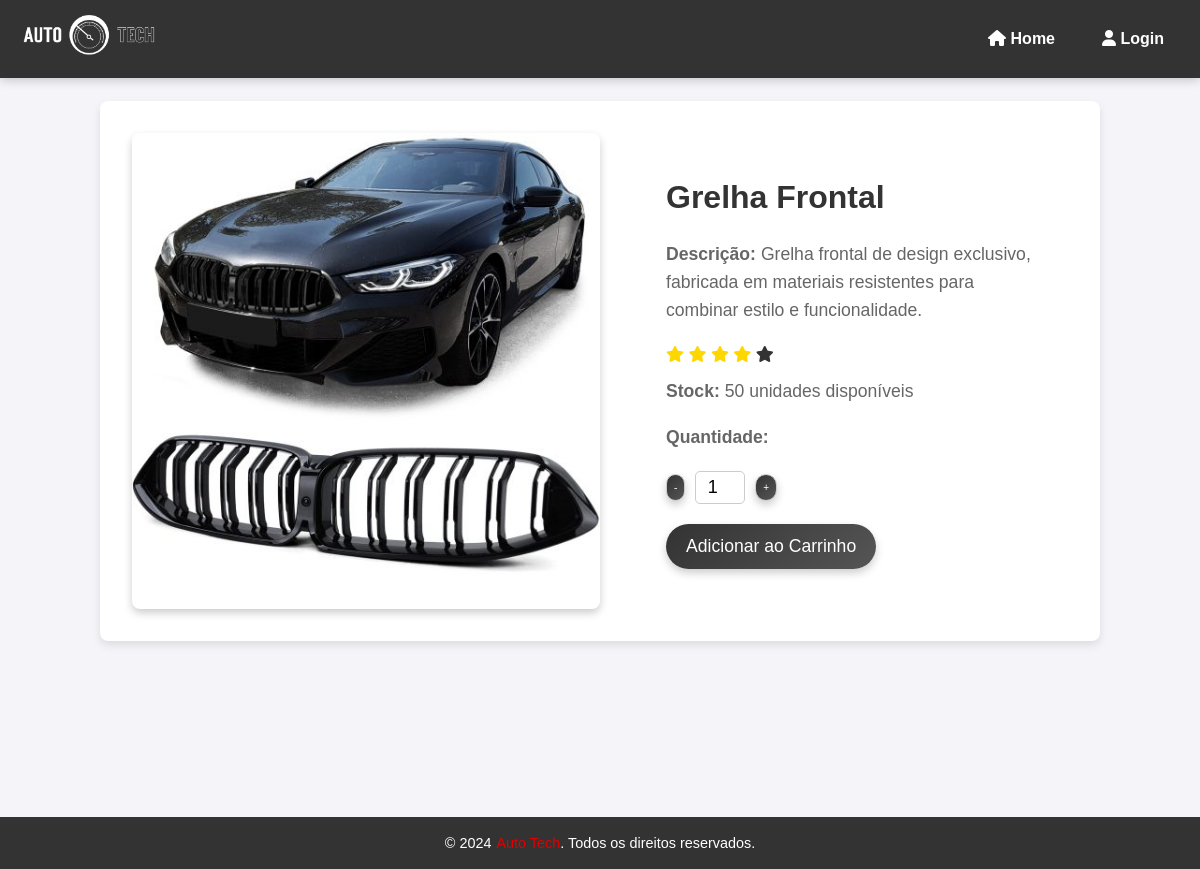
Screenshot of /produtos/Grelha Frontal with the database file from the repository.
### main.py (models this page shows)
class Produto(db.Model):
    id = db.Column(db.Integer, primary_key=True)
    nome = db.Column(db.String(64), nullable=False)
    preco = db.Column(db.Float, nullable=False)
    descricao = db.Column(db.String(255))
    stock = db.Column(db.Integer, nullable=False)
    rating = db.Column(db.Integer, nullable=False)

### main.py (the view)
@app.route('/produtos/<string:nome>')
def produto(nome):
    produto_encontrado = Produto.query.filter_by(nome=nome).first()
    if not produto_encontrado:
        return render_template('404.html', name="Produto Não Encontrado"), 404
    return render_template('product-single.html', produto=produto_encontrado, name=nome)

### templates/product-single.html (shortened to what this page needs)
{% extends 'core/base.html' %}
{% block main %}
<main>
    <section class="product-detail">
        <div class="product-image">
            <img src="{{ url_for('static', filename='images/' + produto.nome + '.png') }}" alt="{{ produto.nome }}" class="animated fadeInUp">
        </div>
        <div class="details">
            <h2 class="product-name animated fadeInUp">{{ produto.nome }}</h2>
            <p><strong>Descrição:</strong> {{ produto.descricao }}</p>
            <div class="rating">
                {% for i in range(1, 6) %}
                    <span class="fa fa-star {% if produto['rating'] >= i %}checked{% endif %}"></span>
                {% endfor %}
            </div>
            <p><strong>Stock:</strong> {{ produto.stock }} unidades disponíveis</p>
            <p><strong>Quantidade:</strong></p>
            <div class="quantity-selector">
                <button class="decrease">-</button>
                <input type="number" value="1" min="1" max="{{ produto.stock }}" id="quantity" class="quantity-input">
                <button class="increase">+</button>
            </div>
            <button class="add-to-cart animated fadeInUp">Adicionar ao Carrinho</button>
        </div>
    </section>
</main>
{% endblock %}

### static/css/style.css (style rules this page uses)
* { margin: 0; padding: 0; box-sizing: border-box; }
.checked { color: orange; }
button { background: linear-gradient(135deg, #333, #555); color: #fff; padding: 12px 20px; border: none; border-radius: 25px; cursor: pointer; font-size: 1em; transition: background-color 0.3s ease, transform 0.3s ease, box-shadow 0.3s ease; box-shadow: 0 4px 8px rgba(0, 0, 0, 0.2); }
.animated { animation-duration: 1s; animation-timing-function: ease-out; }
.fadeInUp { animation-name: fadeInUp; }
.product-detail { display: flex; justify-content: flex-start !important; align-items: flex-start; padding: 2em; background-color: #fff; border-radius: 8px; box-shadow: 0 4px 8px rgba(0, 0, 0, 0.1); margin: 2em auto; max-width: 1000px !important; width: 100% !important; position: flex; overflow: hidden; }
.product-image { width: 50%; margin-right: 50px; height: auto; border-radius: 8px; box-shadow: 0 4px 8px rgba(0, 0, 0, 0.2); object-fit: cover; }
.details { padding: 1em; max-width: 500px; text-align: left; z-index: 1; }
.product-name { font-size: 2.5em; margin-bottom: 10px; color: #333; }
.rating { margin: 10px 0; }
.checked { color: #FFD700; }
.add-to-cart { background-color: #28a745; color: white; padding: 12px 25px; border: none; border-radius: 5px; font-size: 18px; cursor: pointer; margin-top: 20px; transition: background-color 0.3s; }
.quantity-selector { display: flex; align-items: center; margin-top: 20px; }
.quantity-selector button { font-size: 10px; background-color: #f1f1f1; border: 1px solid #ccc; padding: 7px; cursor: pointer; }
.quantity-selector input { width: 50px; text-align: center; font-size: 18px; margin: 0 10px; padding: 5px; border: 1px solid #ccc; border-radius: 5px; }
.product-detail { display: flex; justify-content: center; align-items: center; padding: 2em; background-color: #fff; border-radius: 8px; box-shadow: 0 4px 8px rgba(0, 0, 0, 0.1); margin: 2em auto; max-width: 800px; }
.product-image img { max-width: 100%; border-radius: 8px; }
.details { padding: 1em; max-width: 400px; text-align: left; }
.details h2 { font-size: 2em; color: #333; margin-bottom: 0.5em; }
.details p { font-size: 1.1em; color: #666; margin-bottom: 1em; }
.add-to-cart { background: linear-gradient(135deg, #333, #555); color: #fff; padding: 12px 20px; border: none; border-radius: 25px; cursor: pointer; font-size: 1.1em; transition: background-color 0.3s ease, transform 0.3s ease, box-shadow 0.3s ease; }
main { flex: 1; }

### rows the page displays
Produto: nome (picture), nome "Grelha Frontal", descricao "Grelha frontal de design exclusivo, fabricada em materiais resistentes para combinar estilo e funcionalidade.", rating 4 (drawn), stock "50"
